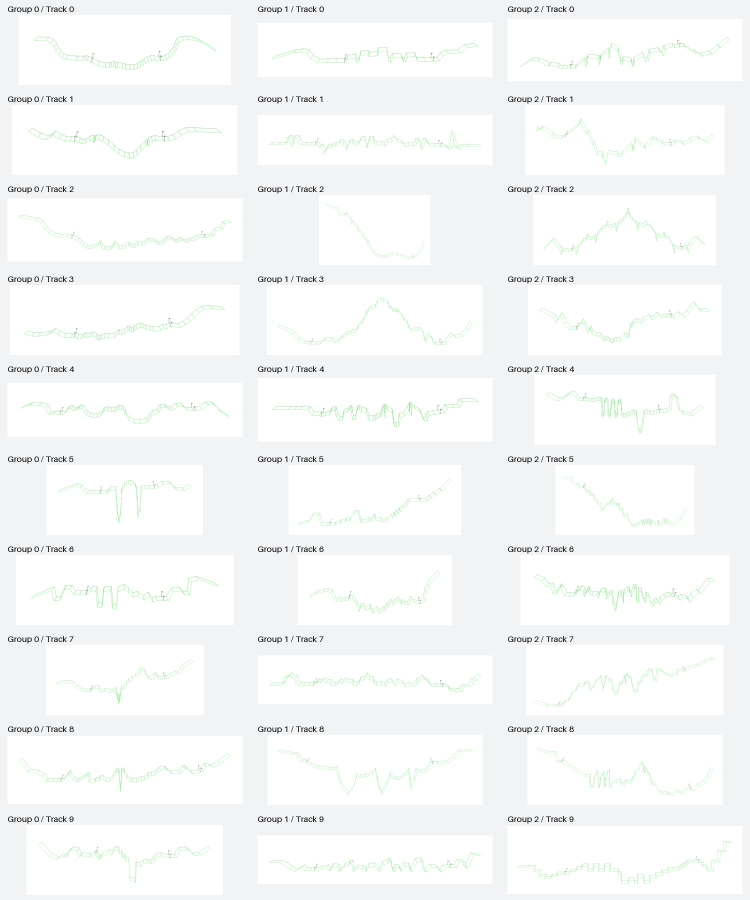
#> input picture assets/map_plates/index.jpg, 1500 x 1800 px (shown at 1/2 size)
$ python -i generate_map_overlay.py   (imports and definitions only)
#> lines starting #> are read from the running program, lines starting #| are printed output that depends on the picture; after the words box and inside, x2 and y2 are one past the last pixel; in counts of white or black regions, pixels touching at a corner belong together
#> further down, picture is the input picture: PIL image 1500x1800 RGB; mean R, G, B 247.5, 248.6, 248.8
#!/usr/bin/env python3
"""Replay every recorded training attempt in batches over complete game maps.

Legacy runs without action recordings use explicitly labeled checkpoint replays.
Defaults to the first map in each level group (three videos).
Usage: .venv/bin/python scripts/generate_map_overlay.py --run-id ID --tracks 1:2
"""
from __future__ import annotations

import argparse
import csv
from concurrent.futures import ThreadPoolExecutor
import json
import math
import os
from pathlib import Path
import shutil
import subprocess
import sys
import tempfile

ROOT = Path(__file__).resolve().parents[1]
# [1 line not run here, left out]
sys.path.insert(0, str(ROOT / 'src'))
from gravity_lab_rl.config import curriculum_environments
from gravity_lab_rl.control import resolve_run
from gravity_lab_rl.recording import training_episodes
from generate_map_plates import HEADLESS_ENV, PLATES_DIR, VIEWER, parse_tracks, render_plate

FFMPEG = Path(shutil.which('ffmpeg') or (ROOT / '.venv' / 'Scripts' / 'ffmpeg.exe'))

FRAME_SIZE = (640, 480)
# With look-ahead disabled the renderer puts the bike reference at this point.
BIKE_CENTER = (320, 240)


# [37 lines left out: functions checkpoint_files, record_checkpoint, not called in this run]


def bike_canvas_pos(x: int, y: int, min_ox: int, min_oy: int) -> tuple[int, int]:
    # CSV values are camera origin, despite the legacy bike_x/bike_y column names.
    return x + BIKE_CENTER[0] - min_ox, -y + BIKE_CENTER[1] - min_oy


# [12 lines that did not run here, left out]


def sprite_alpha_mask(frame):
    """The dedicated bike layer contains no terrain; preserve every non-white bike pixel."""
    from PIL import Image, ImageChops
    difference = ImageChops.difference(frame.convert('RGB'), Image.new('RGB', frame.size, 'white'))
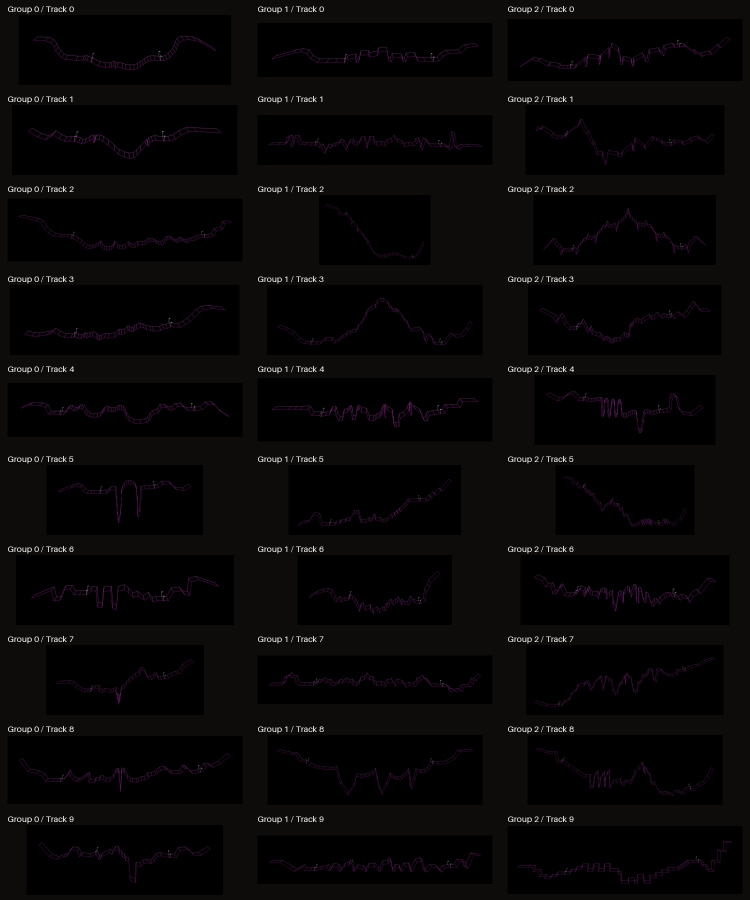
#> difference: PIL image 1500x1800 RGB (shown at 1/2 size); mean R, G, B 7.5, 6.4, 6.2
    r, g, b = difference.split()
    return ImageChops.lighter(r, ImageChops.lighter(g, b)).point(lambda p: 255 if p else 0)
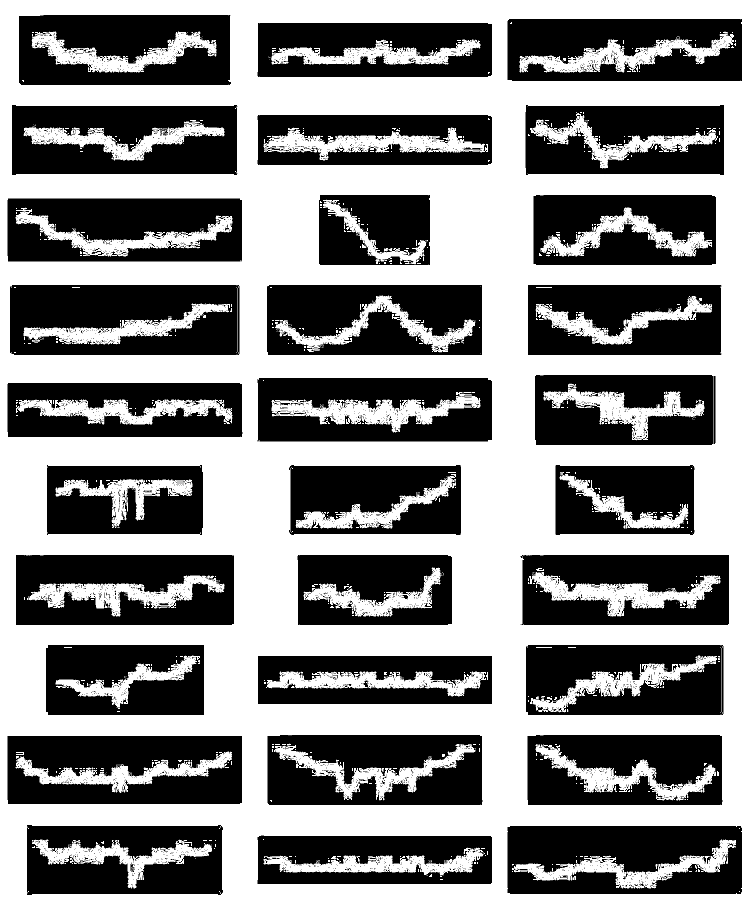
#> returned value: PIL image 1500x1800 L (shown at 1/2 size); 52.6% white; 5461 black regions (5361 under 20 px), largest, box (x1, y1, x2, y2) and area: (20, 570, 479, 710) 53451, (15, 1472, 484, 1608) 52721, (1015, 1652, 1484, 1788) 51691


# [305 lines left out: functions fit_plate_to_paths, selected_environments, generate_video, generate_recorded_video, main, not called in this run]


# [2 lines not run here, left out]

>>> from PIL import Image
>>> picture = Image.open('../assets/map_plates/index.jpg')
>>> result = sprite_alpha_mask(picture)

$ run again, on assets/map_plates/lg0_t3.png
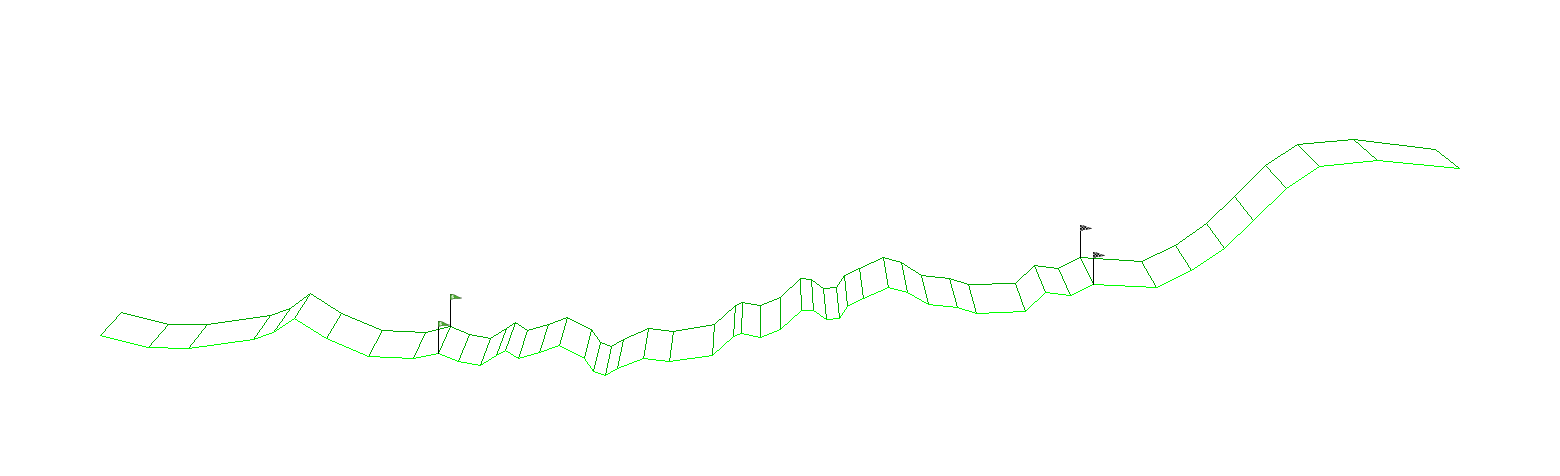
#> input picture assets/map_plates/lg0_t3.png, 1560 x 476 px
#> picture is the input picture: PIL image 1560x476 RGBA; mean R, G, B, A 253.5, 254.6, 253.5, 255
#> in sprite_alpha_mask, `r, g, b = difference.split()`:
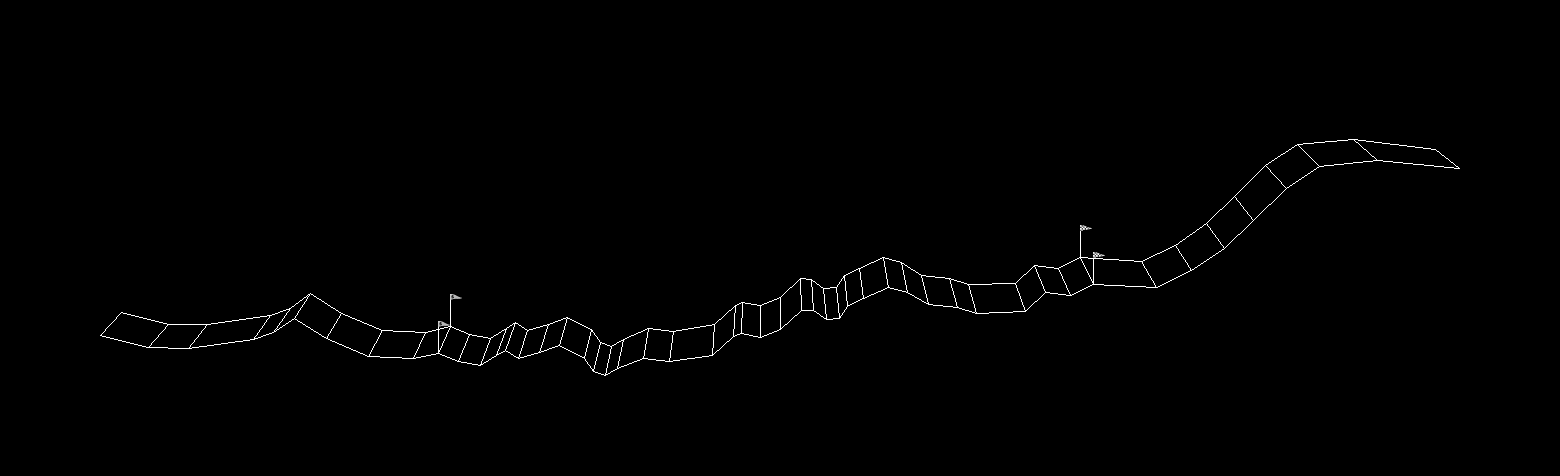
#> r: PIL image 1560x476 L; min 0, max 255, mean 1.5
#> in sprite_alpha_mask, `r, g, b = difference.split()`:
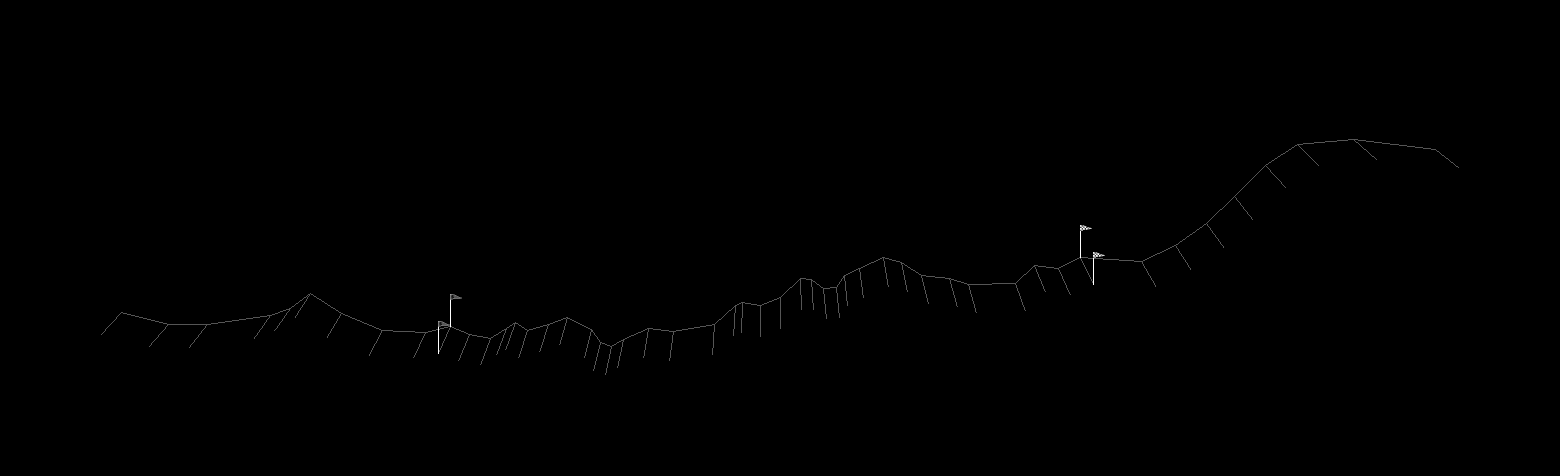
#> g: PIL image 1560x476 L; min 0, max 255, mean 0.4

$ run again, on assets/map_plates/lg0_t4.png
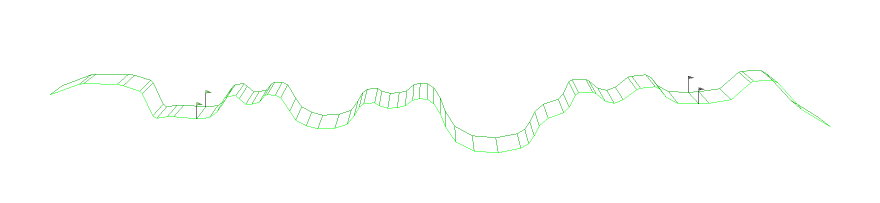
#> input picture assets/map_plates/lg0_t4.png, 1760 x 406 px (shown at 1/2 size)
#> picture is the input picture: PIL image 1760x406 RGBA; mean R, G, B, A 253.1, 254.5, 253.1, 255
#> in sprite_alpha_mask, `r, g, b = difference.split()`:
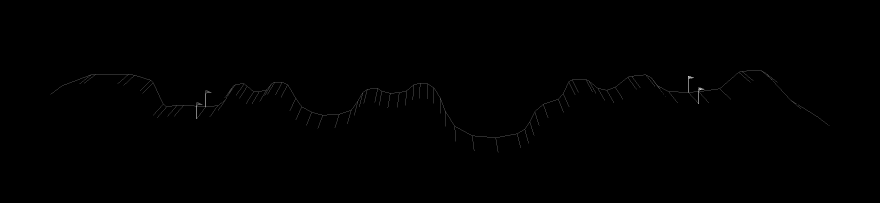
#> g: PIL image 1760x406 L (shown at 1/2 size); min 0, max 255, mean 0.5
#> in sprite_alpha_mask, `return ImageChops.lighter(r, ImageChops.lighter(g, b)).point(lambda p:..`:
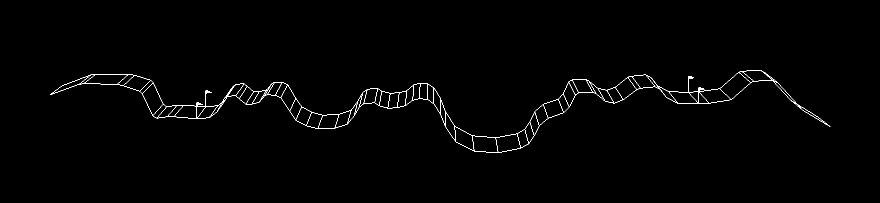
#> returned value: PIL image 1760x406 L (shown at 1/2 size); 0.77% white in thin lines or dots, all inside (x1, y1, x2, y2) = (100, 140, 1661, 306)

$ run again, on assets/map_plates/lg0_t5.png
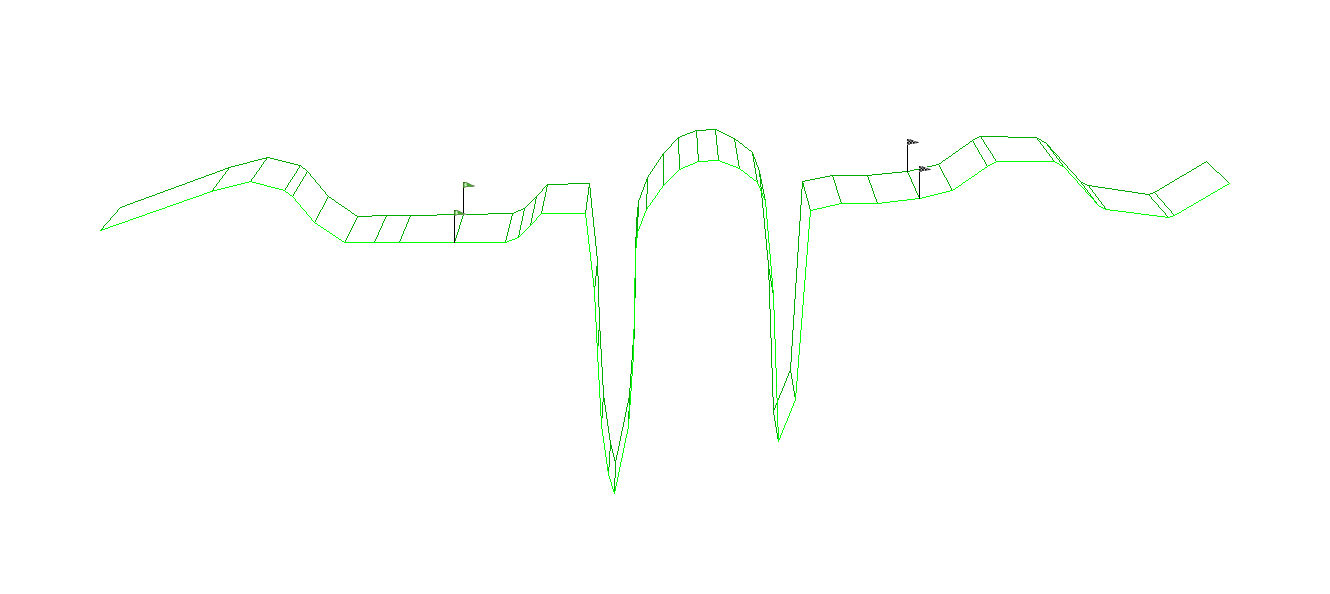
#> input picture assets/map_plates/lg0_t5.png, 1330 x 594 px
#> picture is the input picture: PIL image 1330x594 RGBA; mean R, G, B, A 253.3, 254.6, 253.2, 255
#> in sprite_alpha_mask, `r, g, b = difference.split()`:
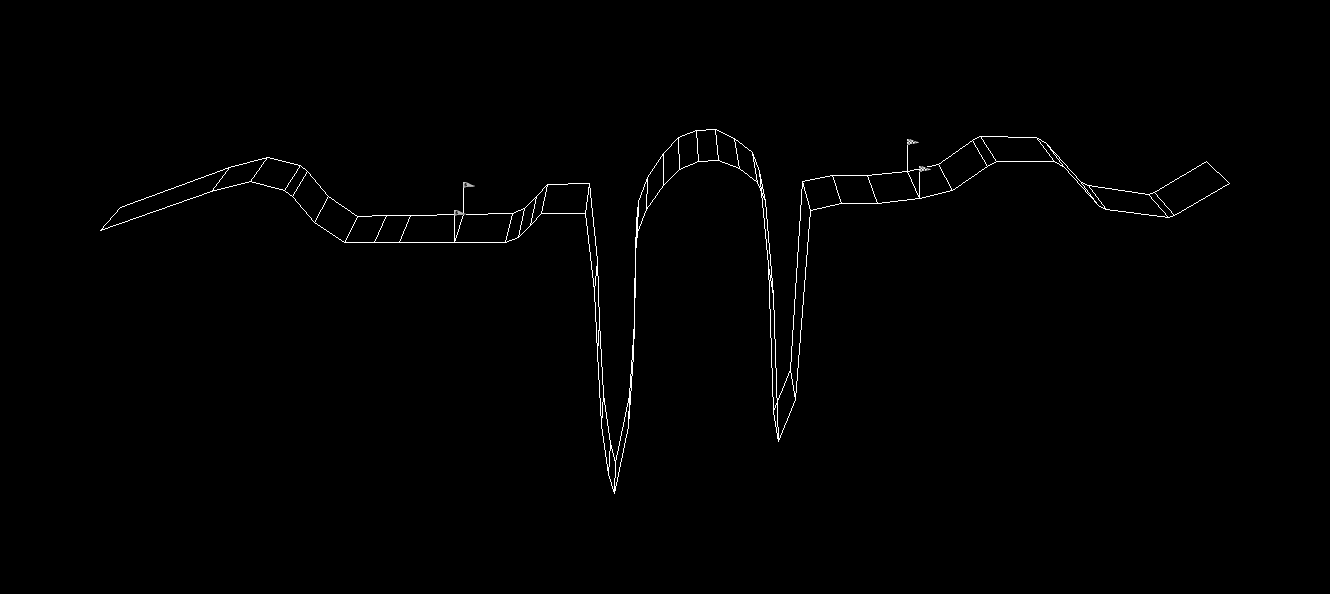
#> r: PIL image 1330x594 L; min 0, max 255, mean 1.7
#> in sprite_alpha_mask, `r, g, b = difference.split()`:
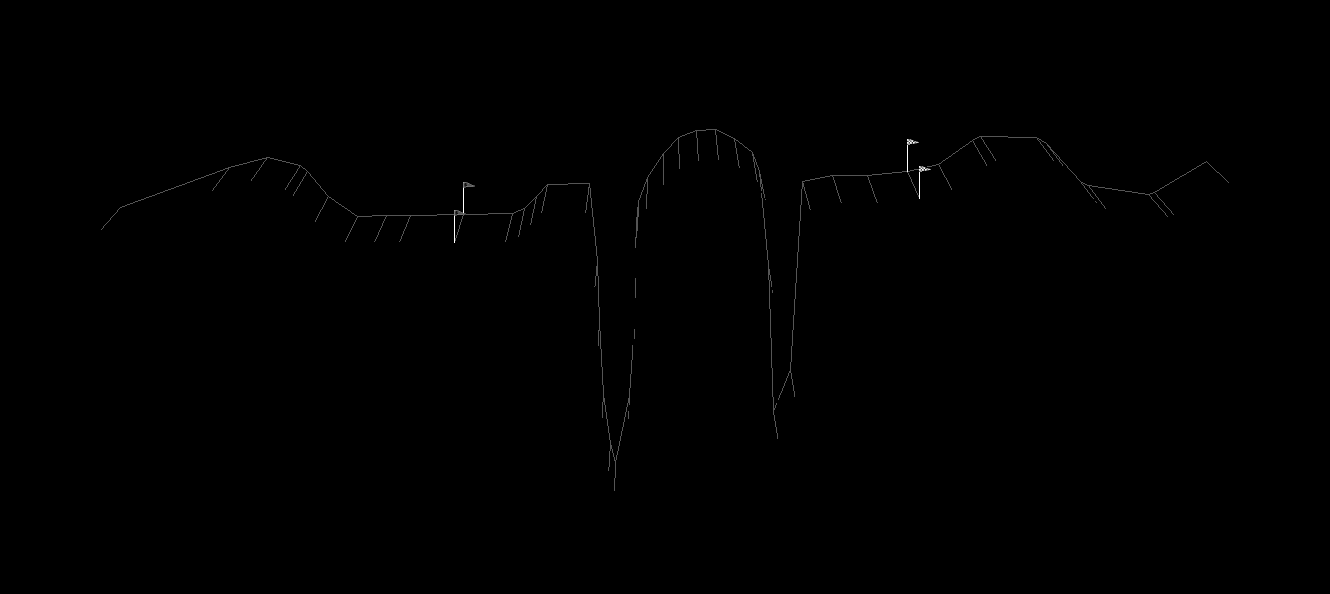
#> g: PIL image 1330x594 L; min 0, max 255, mean 0.4
